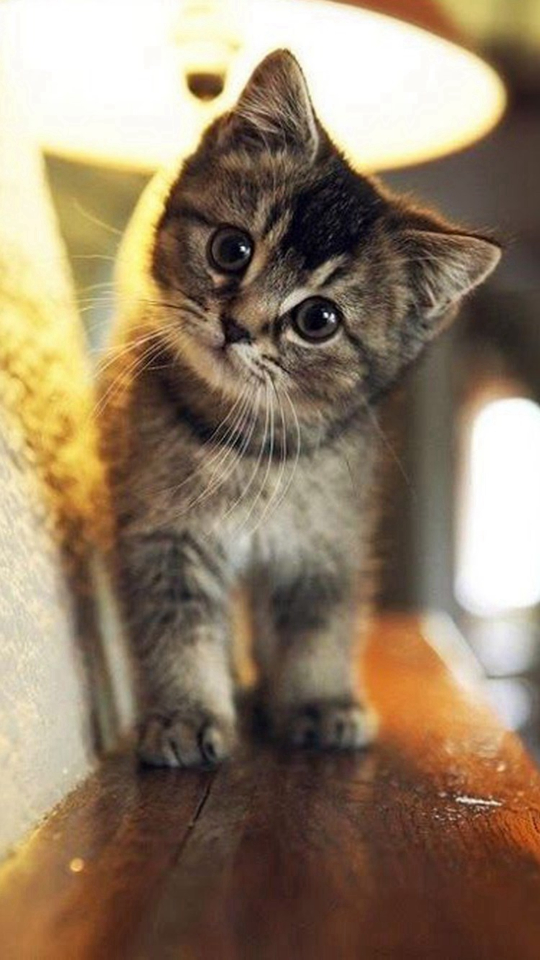
//> input picture OpenCV/cat.jpg, 1080 x 1920 px (shown at 1/2 size)
$ ./gui   (built with g++ and OpenCV 4)
//> lines starting //> are read from the running program, lines starting //| are printed output that depends on the picture
#include "opencv2/imgcodecs.hpp"
#include "opencv2/highgui.hpp"
#include <iostream>
using namespace cv;
using std::cout;
const int alpha_slider_max = 100;
int alpha_slider;
double alpha;
double beta;
Mat src1;
Mat src2;
Mat dst;
static void on_trackbar( int, void* )
{
   alpha = (double) alpha_slider/alpha_slider_max ;
   beta = ( 1.0 - alpha );
   addWeighted( src1, alpha, src2, beta, 0.0, dst);
   imshow( "Linear Blend", dst );
}
int main( void )
{
   src1 = imread("../cat.jpg");
//> src1 is the input picture: 1920 rows x 1080 cols, CV_8UC3; mean B, G, R 102.6, 125.9, 145.2

   cv::flip(src1, src2, 1);
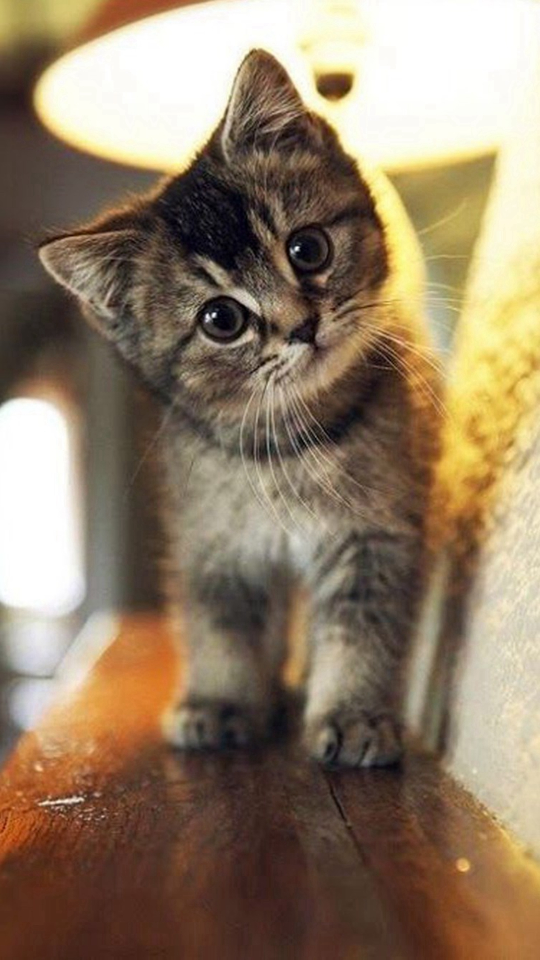
//> src2: 1920 rows x 1080 cols, CV_8UC3 (shown at 1/2 size); mean B, G, R 102.6, 125.9, 145.2
   if( src1.empty() ) { cout << "Error loading src1 \n"; return -1; }
   if( src2.empty() ) { cout << "Error loading src2 \n"; return -1; }
   alpha_slider = 0;
   namedWindow("Linear Blend", CV_WINDOW_OPENGL); // Create Window
   cv::resizeWindow("Linear Blend", 300, 400);
   char TrackbarName[50];
   sprintf( TrackbarName, "Alpha x %d", alpha_slider_max );
   createTrackbar( TrackbarName, "Linear Blend", &alpha_slider, alpha_slider_max, on_trackbar );
//> slider 'Alpha x 100' is set to 33
   on_trackbar( alpha_slider, 0 );
//> in on_trackbar, `addWeighted( src1, alpha, src2, beta, 0.0, dst);`:
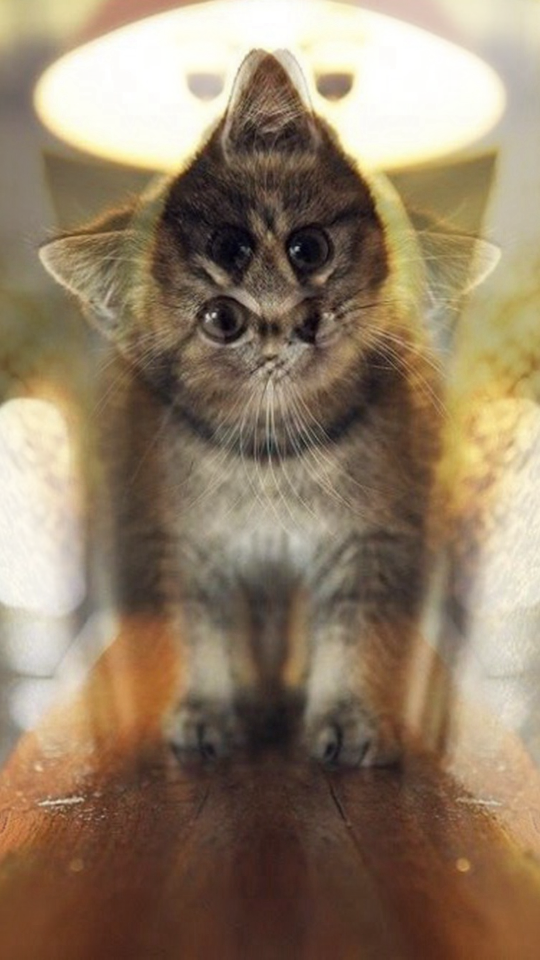
//> dst: 1920 rows x 1080 cols, CV_8UC3 (shown at 1/2 size); mean B, G, R 102.6, 125.9, 145.2
   waitKey(0);
   return 0;
}
